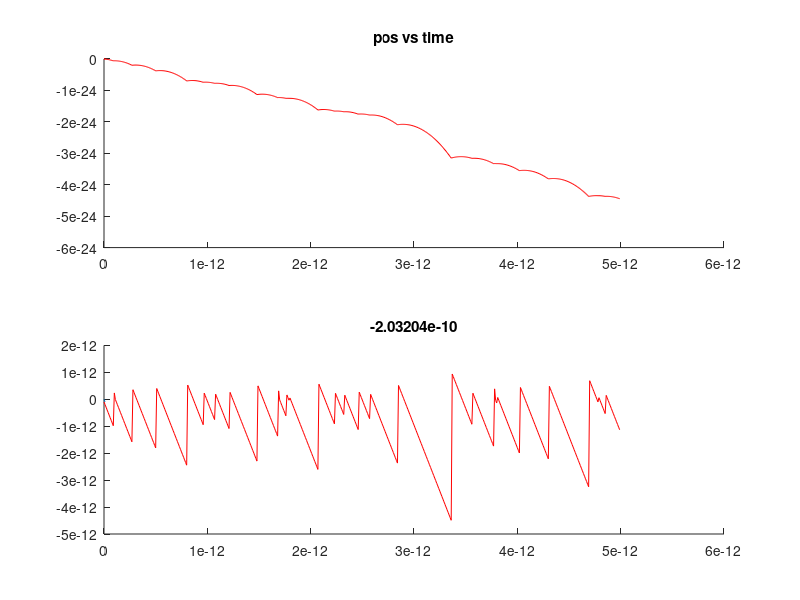

Recreate this plot in MATLAB.
clearvars
close all

x = 0;
xp = 0;

global C
C.kb = 1.3806504e-23;
C.m_0 = 9.10938215e-31;
g = 9.81;

scatProb = 0.05;

dt = 10e-15;
TStop = 500*dt;
t = dt;

Vx = -g*dt;
dx = Vx * dt;
x = dx;

color = hsv(1);

%Plot
figure(1);
subplot(2,1,1);
hold on
title('pos vs time');
plot([0 dt], [0 x], 'color', color);

subplot(2,1,2);
hold on
title('vel vs time');
plot([0 dt], [0 Vx]);

sum = 0;

while t < TStop
    pVx = Vx;
    dVx = -g *dt;
    Vx = Vx + dVx;
    dx = Vx *dt - g * dt^2/2;
    
    if rand() <= scatProb               %changes the motion by -20% 
        Vx = -0.2*(Vx - g*dt);
        dx = Vx *dt - g * dt^2/2;
        
    end
    xp = x;
    x = x + dx;
    sum = sum + x;
    
    subplot(2,1,1);
    plot([(t-dt) t], [xp x], 'color', color);
    
    subplot(2,1,2);
    plot([(t-dt) t], [pVx Vx],'color', color);
    pause(0.001);
    t = t + dt;
end
tot = sum/TStop;
title(tot);             
hold off